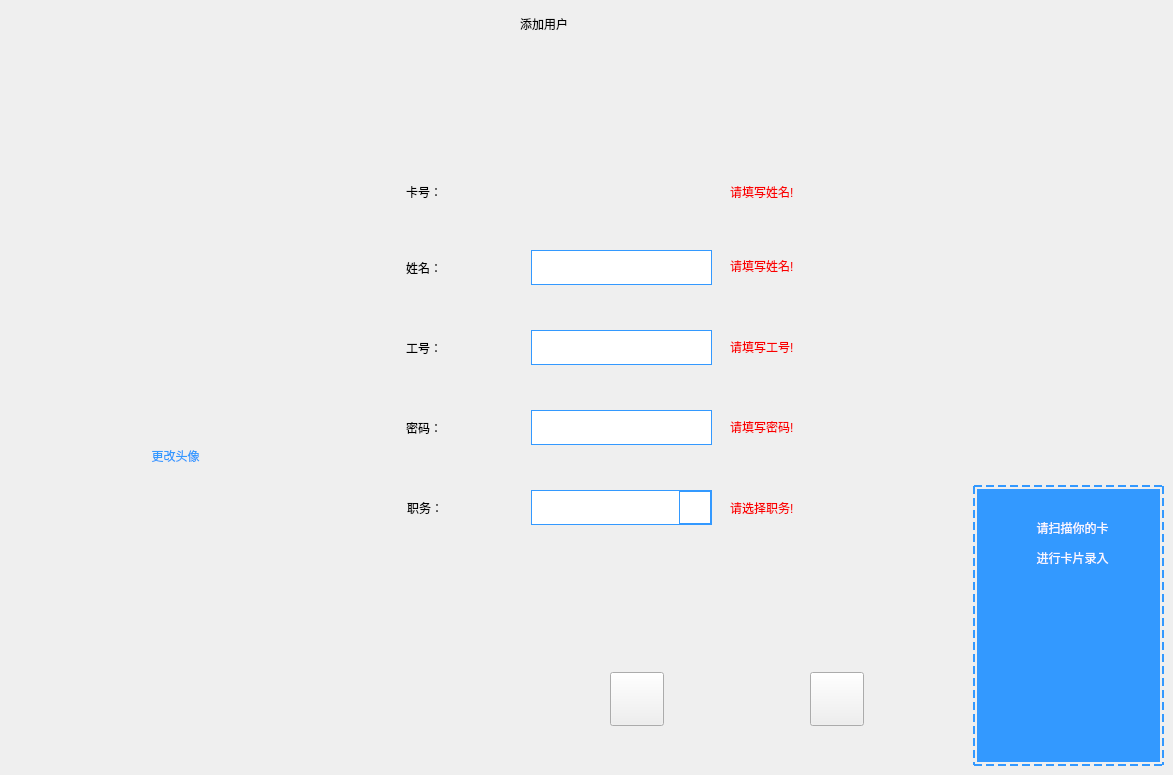
     <widget class="QWidget" name="page_16">
      <widget class="QLabel" name="label_2">
       <property name="geometry">
        <rect>
         <x>520</x>
         <y>3</y>
         <width>91</width>
         <height>41</height>
        </rect>
       </property>
       <property name="styleSheet">
        <string notr="true">font: 14pt &quot;黑体&quot;;</string>
       </property>
       <property name="text">
        <string>添加用户</string>
       </property>
      </widget>
      <widget class="QLabel" name="label_45">
       <property name="geometry">
        <rect>
         <x>406</x>
         <y>174</y>
         <width>91</width>
         <height>35</height>
        </rect>
       </property>
       <property name="styleSheet">
        <string notr="true">font: 14pt &quot;黑体&quot;;</string>
       </property>
       <property name="text">
        <string>卡号：</string>
       </property>
      </widget>
      <widget class="QLabel" name="label_46">
       <property name="geometry">
        <rect>
         <x>406</x>
         <y>250</y>
         <width>91</width>
         <height>35</height>
        </rect>
       </property>
       <property name="styleSheet">
        <string notr="true">font: 14pt &quot;黑体&quot;;</string>
       </property>
       <property name="text">
        <string>姓名：</string>
       </property>
      </widget>
      <widget class="QLineEdit" name="lineEdit_UserName">
       <property name="geometry">
        <rect>
         <x>531</x>
         <y>250</y>
         <width>181</width>
         <height>35</height>
        </rect>
       </property>
       <property name="focusPolicy">
        <enum>Qt::ClickFocus</enum>
       </property>
       <property name="styleSheet">
        <string notr="true">font: 14pt &quot;Arial&quot;;
border-width:1px; 
border-style:solid; 
border-color:rgb(51, 153, 255); 
margin-top: 0ex;</string>
       </property>
       <property name="text">
        <string/>
       </property>
      </widget>
      <widget class="QLabel" name="label_47">
       <property name="geometry">
        <rect>
         <x>406</x>
         <y>330</y>
         <width>91</width>
         <height>35</height>
        </rect>
       </property>
       <property name="styleSheet">
        <string notr="true">font: 14pt &quot;黑体&quot;;</string>
       </property>
       <property name="text">
        <string>工号：</string>
       </property>
      </widget>
      <widget class="QLineEdit" name="lineEdit_WorkID">
       <property name="geometry">
        <rect>
         <x>531</x>
         <y>330</y>
         <width>181</width>
         <height>35</height>
        </rect>
       </property>
       <property name="focusPolicy">
        <enum>Qt::ClickFocus</enum>
       </property>
       <property name="styleSheet">
        <string notr="true">font: 14pt &quot;Arial&quot;;
border-width:1px; 
border-style:solid; 
border-color:rgb(51, 153, 255); 
margin-top: 0ex;</string>
       </property>
       <property name="text">
        <string/>
       </property>
      </widget>
      <widget class="QLabel" name="label_48">
       <property name="geometry">
        <rect>
         <x>406</x>
         <y>410</y>
         <width>91</width>
         <height>35</height>
        </rect>
       </property>
       <property name="styleSheet">
        <string notr="true">font: 14pt &quot;黑体&quot;;</string>
       </property>
       <property name="text">
        <string>密码：</string>
       </property>
      </widget>
      <widget class="QLineEdit" name="lineEdit_UserPassword">
       <property name="geometry">
        <rect>
         <x>531</x>
         <y>410</y>
         <width>181</width>
         <height>35</height>
        </rect>
       </property>
       <property name="focusPolicy">
        <enum>Qt::ClickFocus</enum>
       </property>
       <property name="styleSheet">
        <string notr="true">font: 14pt &quot;Arial&quot;;
border-width:1px; 
border-style:solid; 
border-color:rgb(51, 153, 255); 
margin-top: 0ex;</string>
       </property>
       <property name="text">
        <string/>
       </property>
      </widget>
      <widget class="QLabel" name="label_49">
       <property name="geometry">
        <rect>
         <x>407</x>
         <y>490</y>
         <width>91</width>
         <height>35</height>
        </rect>
       </property>
       <property name="styleSheet">
        <string notr="true">font: 14pt &quot;黑体&quot;;</string>
       </property>
       <property name="text">
        <string>职务：</string>
       </property>
      </widget>
      <widget class="QComboBox" name="comboBox">
       <property name="geometry">
        <rect>
         <x>531</x>
         <y>490</y>
         <width>181</width>
         <height>35</height>
        </rect>
       </property>
       <property name="focusPolicy">
        <enum>Qt::NoFocus</enum>
       </property>
       <property name="styleSheet">
        <string notr="true">QComboBox {
font: 14pt &quot;Arial&quot;;
border-width:1px; 
border-style:solid; 
border-color:rgb(51, 153, 255); 
margin-top: 0ex;
}
QComboBox::drop-down {
width:30px; 
border-width:1px; 
border-style:solid; 
border-color:rgb(51, 153, 255); 
}
QComboBox::down-arrow {
image: url(:/LCD_CS351/LCD_CS351/logo/arrow.png);
}
QComboBox QAbstractItemView{
height:50px;
border: 1px solid rgb(51, 153, 255); 
selection-background-color: rgb(51, 153, 255); 
}
QScrollBar:vertical{
width:30px;
border: 2px solid grey;
}
QComboBox QAbstractItemView::item{
height:20px;
}</string>
       </property>
       <property name="editable">
        <bool>false</bool>
       </property>
       <property name="maxVisibleItems">
        <number>10</number>
       </property>
      </widget>
      <widget class="QWidget" name="widget_head" native="true">
       <property name="geometry">
        <rect>
         <x>100</x>
         <y>250</y>
         <width>151</width>
         <height>161</height>
        </rect>
       </property>
       <property name="styleSheet">
        <string notr="true">border-image: url(:/re/head/1.png);</string>
       </property>
      </widget>
      <widget class="QPushButton" name="pushButton_changeHead">
       <property name="geometry">
        <rect>
         <x>130</x>
         <y>440</y>
         <width>91</width>
         <height>31</height>
        </rect>
       </property>
       <property name="focusPolicy">
        <enum>Qt::NoFocus</enum>
       </property>
       <property name="styleSheet">
        <string notr="true">border-style: solid;
font: 14pt &quot;黑体&quot;;
color: rgb(51, 153, 255);
</string>
       </property>
       <property name="text">
        <string>更改头像</string>
       </property>
      </widget>
      <widget class="QWidget" name="widget_3" native="true">
       <property name="geometry">
        <rect>
         <x>973</x>
         <y>485</y>
         <width>191</width>
         <height>281</height>
        </rect>
       </property>
       <property name="styleSheet">
        <string notr="true">border-style: dashed;
border-color: rgb(51, 153, 255);
border-width:2px;
</string>
       </property>
       <widget class="QWidget" name="widget" native="true">
        <property name="geometry">
         <rect>
          <x>4</x>
          <y>4</y>
          <width>183</width>
          <height>273</height>
         </rect>
        </property>
        <property name="styleSheet">
         <string notr="true"> background-color: rgb(51, 153, 255);</string>
        </property>
        <widget class="QLabel" name="label_3">
         <property name="geometry">
          <rect>
           <x>10</x>
           <y>110</y>
           <width>168</width>
           <height>158</height>
          </rect>
         </property>
         <property name="styleSheet">
          <string notr="true">border-image: url(:/LCD_CS351/LCD_CS351/logo/card.png);</string>
         </property>
         <property name="text">
          <string/>
         </property>
        </widget>
        <widget class="QLabel" name="label_4">
         <property name="geometry">
          <rect>
           <x>25</x>
           <y>23</y>
           <width>141</width>
           <height>31</height>
          </rect>
         </property>
         <property name="styleSheet">
          <string notr="true">font: 14pt &quot;黑体&quot;;
color: rgb(248, 248, 255);</string>
         </property>
         <property name="text">
          <string>请扫描你的卡</string>
         </property>
         <property name="alignment">
          <set>Qt::AlignCenter</set>
         </property>
        </widget>
        <widget class="QLabel" name="label_5">
         <property name="geometry">
          <rect>
           <x>25</x>
           <y>53</y>
           <width>141</width>
           <height>31</height>
          </rect>
         </property>
         <property name="styleSheet">
          <string notr="true">font: 14pt &quot;黑体&quot;;
color: rgb(248, 248, 255);</string>
         </property>
         <property name="text">
          <string>进行卡片录入</string>
         </property>
         <property name="alignment">
          <set>Qt::AlignCenter</set>
         </property>
        </widget>
       </widget>
      </widget>
      <widget class="QLabel" name="label_wrong_role">
       <property name="geometry">
        <rect>
         <x>730</x>
         <y>492</y>
         <width>131</width>
         <height>31</height>
        </rect>
       </property>
       <property name="styleSheet">
        <string notr="true">font: 14pt &quot;黑体&quot;;
color: rgb(250, 0, 0);</string>
       </property>
       <property name="text">
        <string>请选择职务!</string>
       </property>
      </widget>
      <widget class="QLabel" name="label_wrong_UserPassword">
       <property name="geometry">
        <rect>
         <x>730</x>
         <y>411</y>
         <width>131</width>
         <height>31</height>
        </rect>
       </property>
       <property name="styleSheet">
        <string notr="true">font: 14pt &quot;黑体&quot;;
color: rgb(250, 0, 0);</string>
       </property>
       <property name="text">
        <string>请填写密码!</string>
       </property>
      </widget>
      <widget class="QLabel" name="label_wrong_WorkID">
       <property name="geometry">
        <rect>
         <x>730</x>
         <y>331</y>
         <width>131</width>
         <height>31</height>
        </rect>
       </property>
       <property name="styleSheet">
        <string notr="true">font: 14pt &quot;黑体&quot;;
color: rgb(250, 0, 0);</string>
       </property>
       <property name="text">
        <string>请填写工号!</string>
       </property>
      </widget>
      <widget class="QLabel" name="label_wrong_UserName">
       <property name="geometry">
        <rect>
         <x>730</x>
         <y>250</y>
         <width>131</width>
         <height>31</height>
        </rect>
       </property>
       <property name="styleSheet">
        <string notr="true">font: 14pt &quot;黑体&quot;;
color: rgb(250, 0, 0);</string>
       </property>
       <property name="text">
        <string>请填写姓名!</string>
       </property>
      </widget>
      <widget class="QLabel" name="label_CardNum">
       <property name="geometry">
        <rect>
         <x>531</x>
         <y>174</y>
         <width>181</width>
         <height>35</height>
        </rect>
       </property>
       <property name="styleSheet">
        <string notr="true">font: 14pt &quot;Arial&quot;;</string>
       </property>
       <property name="text">
        <string/>
       </property>
      </widget>
      <widget class="QLabel" name="label_wrong_CardNum">
       <property name="geometry">
        <rect>
         <x>730</x>
         <y>176</y>
         <width>131</width>
         <height>31</height>
        </rect>
       </property>
       <property name="styleSheet">
        <string notr="true">font: 14pt &quot;黑体&quot;;
color: rgb(250, 0, 0);</string>
       </property>
       <property name="text">
        <string>请填写姓名!</string>
       </property>
      </widget>
      <widget class="QPushButton" name="pushButton_save">
       <property name="geometry">
        <rect>
         <x>810</x>
         <y>672</y>
         <width>54</width>
         <height>54</height>
        </rect>
       </property>
       <property name="focusPolicy">
        <enum>Qt::NoFocus</enum>
       </property>
       <property name="styleSheet">
        <string notr="true">border-image: url(:/LCD_CS351/LCD_CS351/logo/saves.bmp);</string>
       </property>
       <property name="text">
        <string/>
       </property>
       <property name="flat">
        <bool>false</bool>
       </property>
      </widget>
      <widget class="QPushButton" name="pushButton_delete">
       <property name="geometry">
        <rect>
         <x>610</x>
         <y>672</y>
         <width>54</width>
         <height>54</height>
        </rect>
       </property>
       <property name="focusPolicy">
        <enum>Qt::NoFocus</enum>
       </property>
       <property name="styleSheet">
        <string notr="true">border-image: url(:/LCD_CS351/LCD_CS351/35_all/5.bmp);</string>
       </property>
       <property name="text">
        <string/>
       </property>
      </widget>
      <widget class="QPushButton" name="pushButton_cancel">
       <property name="enabled">
        <bool>true</bool>
       </property>
       <property name="geometry">
        <rect>
         <x>710</x>
         <y>672</y>
         <width>54</width>
         <height>54</height>
        </rect>
       </property>
       <property name="focusPolicy">
        <enum>Qt::NoFocus</enum>
       </property>
       <property name="styleSheet">
        <string notr="true">border-image: url(:/LCD_CS351/LCD_CS351/logo/cancel.bmp);</string>
       </property>
       <property name="text">
        <string/>
       </property>
       <property name="flat">
        <bool>true</bool>
       </property>
      </widget>
     </widget>
